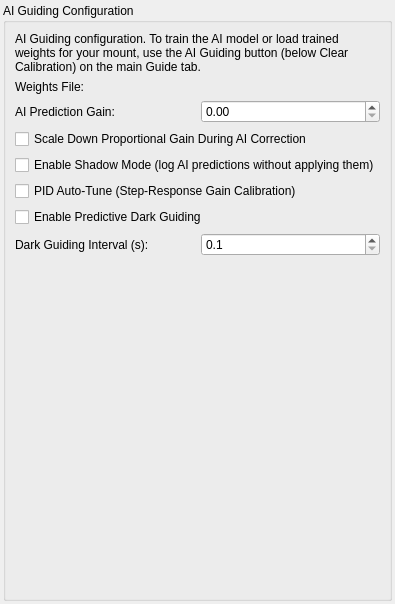
<?xml version='1.0' encoding='utf-8'?>
<ui version="4.0">
 <class>OpsAIConfig</class>
 <widget class="QWidget" name="OpsAIConfig">
  <property name="geometry">
   <rect>
    <x>0</x>
    <y>0</y>
    <width>372</width>
    <height>604</height>
   </rect>
  </property>
  <layout class="QVBoxLayout" name="verticalLayout">
   <property name="spacing">
    <number>3</number>
   </property>
   <property name="leftMargin">
    <number>3</number>
   </property>
   <property name="topMargin">
    <number>3</number>
   </property>
   <property name="rightMargin">
    <number>3</number>
   </property>
   <property name="bottomMargin">
    <number>3</number>
   </property>
   <item>
    <widget class="QGroupBox" name="aiGroupBox">
     <property name="title">
      <string>AI Guiding Configuration</string>
     </property>
     <property name="toolTip">
      <string>Settings for the experimental AI feed-forward guider. Select the AI algorithm in the Guide options and load a matching trained weights file to activate it.</string>
     </property>
     <layout class="QVBoxLayout" name="verticalLayout_2">
      <property name="spacing">
       <number>6</number>
      </property>
      <item>
       <widget class="QLabel" name="label">
        <property name="text">
         <string>AI Guiding configuration. To train the AI model or load trained weights for your mount, use the AI Guiding button (below Clear Calibration) on the main Guide tab.</string>
        </property>
        <property name="wordWrap">
         <bool>true</bool>
        </property>
       </widget>
      </item>
      <item><layout class="QHBoxLayout" name="horizontalLayout_weights"><item><widget class="QLabel" name="label_weights"><property name="text"><string>Weights File:</string></property><property name="toolTip"><string>Trained AI model weights (JSON). Generate them with the AI Guiding Assistant or via EkosLive Cloud training. The file must match your mount type and current guide settings (exposure, binning, gains) or it is rejected when guiding starts.</string></property></widget></item><item><widget class="KUrlRequester" name="kcfg_AIGuiderWeightsFile"><property name="toolTip"><string>Trained AI model weights (JSON). Generate them with the AI Guiding Assistant or via EkosLive Cloud training. The file must match your mount type and current guide settings (exposure, binning, gains) or it is rejected when guiding starts.</string></property></widget></item></layout></item>
      <item><layout class="QHBoxLayout" name="horizontalLayout_gain"><item><widget class="QLabel" name="label_gain"><property name="text"><string>AI Prediction Gain:</string></property><property name="toolTip"><string>How strongly the AI feed-forward prediction is blended into each guide pulse: 0.0 = AI ignored (standard guiding only), 1.0 = full AI prediction. Lower values are more conservative.</string></property></widget></item><item><widget class="QDoubleSpinBox" name="kcfg_AIPredictionGain"><property name="toolTip"><string>How strongly the AI feed-forward prediction is blended into each guide pulse: 0.0 = AI ignored (standard guiding only), 1.0 = full AI prediction. Lower values are more conservative.</string></property><property name="decimals"><number>2</number></property><property name="minimum"><double>0.0</double></property><property name="maximum"><double>1.0</double></property><property name="singleStep"><double>0.05</double></property></widget></item></layout></item>
      <item>
       <widget class="QCheckBox" name="kcfg_AIProportionalBackoff">
        <property name="text">
         <string>Scale Down Proportional Gain During AI Correction</string>
        </property>
        <property name="toolTip">
         <string>Dynamically reduce the standard P-controller response when the AI feed-forward is highly confident to prevent constructive interference and oscillation.</string>
        </property>
       </widget>
      </item>
      <item>
       <widget class="QCheckBox" name="kcfg_AIShadowMode">
        <property name="visible">
         <bool>false</bool>
        </property>
        <property name="text">
         <string>Enable Shadow Mode (log AI predictions without applying them)</string>
        </property>
        <property name="toolTip">
         <string>Runs the AI model silently alongside the selected standard guiding algorithm. Predictions are logged to the AI debug CSV but never blended into guide pulses. Use this to evaluate AI model quality before enabling full AI guiding.</string>
        </property>
       </widget>
      </item>
      <item>
       <widget class="QCheckBox" name="kcfg_AIPIDAutoTune">
        <property name="text">
         <string>PID Auto-Tune (Step-Response Gain Calibration)</string>
        </property>
        <property name="toolTip">
         <string>Sends known pulses at the start of the protocol and measures the mount's step response to recommend a base RA/DEC guiding gain for any mount type (offline trainer only, never applied automatically). Adds roughly 10 minutes to the protocol; enabled by default.</string>
        </property>
       </widget>
      </item>
      <item>
       <widget class="QCheckBox" name="kcfg_AIDarkGuiding">
        <property name="text">
         <string>Enable Predictive Dark Guiding</string>
        </property>
        <property name="toolTip">
         <string>Allows the AI Guider to continue emitting feed-forward pulses during gaps in guide star measurements (e.g., during dither settling, autofocuser runs, or camera downloads) by extrapolating the physical periodic error forward in time.</string>
        </property>
       </widget>
      </item>
      <item>
       <layout class="QHBoxLayout" name="horizontalLayout_darkGuidingInterval">
        <item>
         <widget class="QLabel" name="label_darkGuidingInterval">
          <property name="text">
           <string>Dark Guiding Interval (s):</string>
          </property>
          <property name="toolTip">
           <string>Seconds between predicted feed-forward pulses when there is no guide-star measurement (dither settling, autofocus runs, camera downloads). Only used when Predictive Dark Guiding is enabled.</string>
          </property>
         </widget>
        </item>
        <item>
         <widget class="QDoubleSpinBox" name="kcfg_AIDarkGuidingInterval">
          <property name="toolTip">
           <string>Seconds between predicted feed-forward pulses when there is no guide-star measurement (dither settling, autofocus runs, camera downloads). Only used when Predictive Dark Guiding is enabled.</string>
          </property>
          <property name="decimals">
           <number>1</number>
          </property>
          <property name="minimum">
           <double>0.1</double>
          </property>
          <property name="maximum">
           <double>10.0</double>
          </property>
          <property name="singleStep">
           <double>0.1</double>
          </property>
         </widget>
        </item>
       </layout>
      </item>
      <item>
       <spacer name="verticalSpacer">
        <property name="orientation">
         <enum>Qt::Vertical</enum>
        </property>
        <property name="sizeHint" stdset="0">
         <size>
          <width>20</width>
          <height>40</height>
         </size>
        </property>
       </spacer>
      </item>
     </layout>
    </widget>
   </item>
  </layout>
 </widget>
 <resources />
 <connections />
<customwidgets><customwidget><class>KUrlRequester</class><extends>QWidget</extends><header>kurlrequester.h</header></customwidget></customwidgets></ui>
